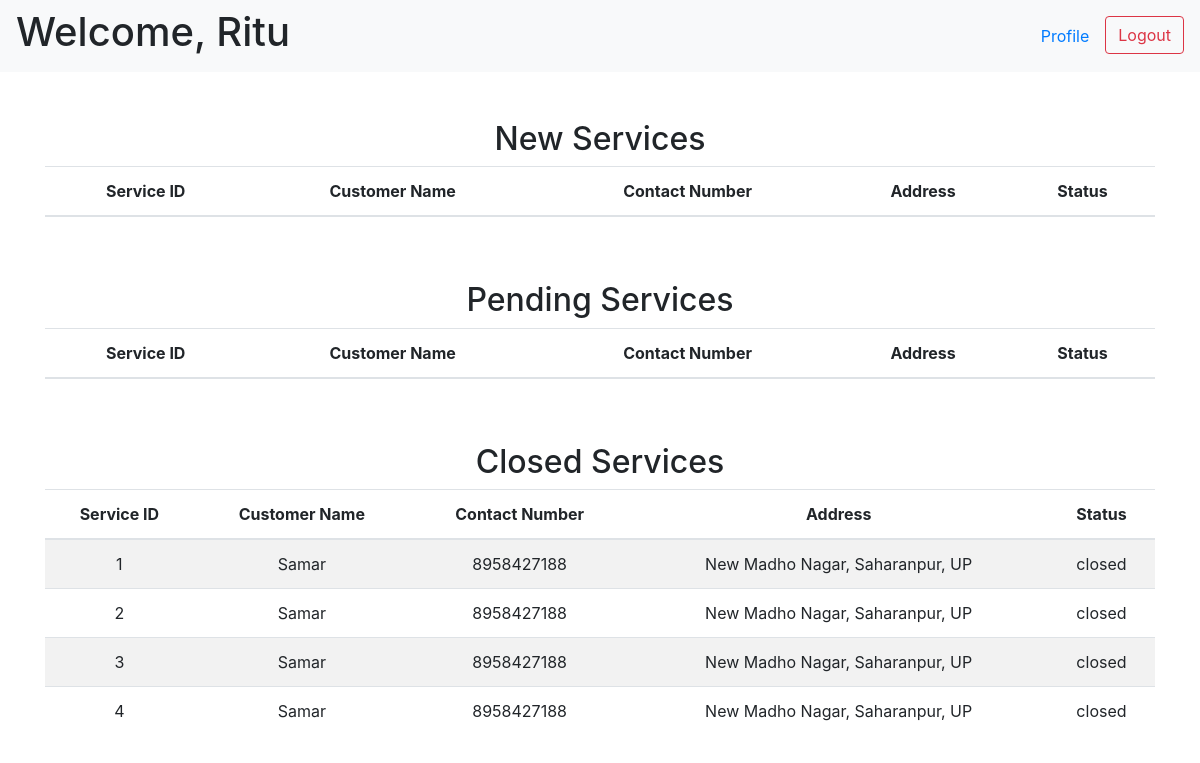
The app's page /professional (signed in) with its own data.
### tables this page shows
CREATE TABLE "professionals" (
    "id" INTEGER,
    "fname" TEXT NOT NULL,
    "lname" TEXT,
    "address" TEXT NOT NULL,
    "pincode" INTEGER NOT NULL,
    "contact_number" TEXT NOT NULL UNIQUE,
    "email" TEXT NOT NULL UNIQUE,
    "password" TEXT NOT NULL,
    "service_id" INTEGER NOT NULL,
    "experience" INTEGER,
    "description" TEXT NOT NULL,
    "date_created" DATETIME DEFAULT CURRENT_TIMESTAMP,
    "rating" REAL DEFAULT 0,
    "status" TEXT CHECK("status" in (NULL, 'active', 'block')) DEFAULT NULL,
    PRIMARY KEY("id"),
    FOREIGN KEY("service_id") REFERENCES "services"("id") ON DELETE CASCADE
);

CREATE TABLE "service_requests" (
    "id" INTEGER,
    "service_id" INTEGER NOT NULL,
    "customer_id" INTEGER NOT NULL,
    "professional_id" INTEGER NOT NULL,
    "date_of_request" DATETIME DEFAULT CURRENT_TIMESTAMP,
    "date_of_completion" DATETIME,
    "status" TEXT DEFAULT 'requested' CHECK("status" in ('requested', 'accepted', 'rejected', 'closed')),
    "rating" INTEGER,
    "remarks" TEXT,
    PRIMARY KEY("id"),
    FOREIGN KEY("service_id") REFERENCES "services"("id") ON DELETE CASCADE,
    FOREIGN KEY("customer_id") REFERENCES "customers"("id") ON DELETE CASCADE,
    FOREIGN KEY("professional_id") REFERENCES "professionals"("id") ON DELETE CASCADE
);

CREATE TABLE "customers" (
    "id" INTEGER,
    "fname" TEXT NOT NULL,
    "lname" TEXT,
    "address" TEXT,
    "pincode" INTEGER,
    "contact_number" TEXT NOT NULL UNIQUE,
    "email" TEXT NOT NULL UNIQUE,
    "password" TEXT NOT NULL,
    "status" TEXT CHECK("status" in ('active', 'block')) DEFAULT 'active',
    PRIMARY KEY("id")
);

### app.py (the view)
@app.route("/professional", methods=["GET", "POST"])
def professional_homepage(service_id=None):
    if request.method == "POST":
        helper.accept_reject_service(action=request.form.get('action'), service_id=request.form.get("service_id"))
        return redirect("/professional")
    if "username" in session and "password" in session:
        professional = helper.fetch_professional(email=session["username"],
                                                password=session["password"])
        if professional and professional['status'] == 'active':
            requests = helper.fetch_service_req(professional_id=professional['id'])
            return render_template("professional.html", professional=professional, requests=requests)
        elif professional and professional['status'] == None:
            flash("Your request to become a professional is pending!", 'pending')
            return redirect(url_for("login"))
        elif professional and professional['status'] == 'block':
            flash("You are currently blocked!", 'error')
            return redirect(url_for("login"))
        else:
            flash("Invalid credentials", 'error')
            return redirect(url_for("login"))
    else:
        flash("Invalid credentials", 'error')
        return redirect(url_for("login"))

### app.py (called while the page is built)
@app.after_request
def add_header(response):
    response.headers['Cache-Control'] = 'no-store, no-cache, must-revalidate, post-check=0, pre-check=0, max-age=0'
    response.headers['Pragma'] = 'no-cache'
    response.headers['Expires'] = '-1'
    return response

### helper.py (called while the page is built)
def get_db():
    connection = sqlite3.connect("database.db")
    connection.execute("PRAGMA foreign_keys = ON")
    connection.row_factory = sqlite3.Row
    return connection

def fetch_professional(email=None, password=None, id=None):
    with get_db() as connection:
        db = connection.cursor()
        if email and password:
            return db.execute("SELECT * FROM professionals WHERE email = ? AND password = ?",
                    (email, password)).fetchone()
        elif id:
            return db.execute("SELECT * FROM professionals WHERE id = ?",
                    (id,)).fetchone()

### templates/professional.html (shortened to what this page needs)
<!DOCTYPE html>
<html lang="en">
<head>
    <link rel="stylesheet" href="https://cdn.jsdelivr.net/npm/bootstrap@4.0.0/dist/css/bootstrap.min.css">
</head>
<body>
    <nav class="navbar navbar-expand-lg navbar-light bg-light">
        <h1>Welcome, {{ professional["fname"] }}</h1>
        <ul class="nav ml-auto">
            <li class="nav-item">
                <a class="nav-link" href="" data-toggle="modal"
                    data-target="#professionalModal{{ professional['id'] }}">Profile</a>
            </li>
            <li>
                <form action="/logout" class="d-inline">
                    <button type="submit" class="btn btn-outline-danger">Logout</button>
                </form>
            </li>
        </ul>
    </nav>
    <div class="container mt-5 text-center">
        <h2>New Services</h2>
        <div class="table-responsive">
            <table class="table table-striped">
                <thead>
                    <tr>
                        <th>Service ID</th>
                        <th>Customer Name</th>
                        <th>Contact Number</th>
                        <th>Address</th>
                        <th>Status</th>
                    </tr>
                </thead>
            </table>
        </div>
    </div>
    <div class="container mt-5 text-center">
        <h2>Pending Services</h2>
        <div class="table-responsive">
            <table class="table table-striped">
                <thead>
                    <tr>
                        <th>Service ID</th>
                        <th>Customer Name</th>
                        <th>Contact Number</th>
                        <th>Address</th>
                        <th>Status</th>
                    </tr>
                </thead>
            </table>
        </div>
    </div>
    <div class="container mt-5 text-center">
        <h2>Closed Services</h2>
        <div class="table-responsive">
            <table class="table table-striped">
                <thead>
                    <tr>
                        <th>Service ID</th>
                        <th>Customer Name</th>
                        <th>Contact Number</th>
                        <th>Address</th>
                        <th>Status</th>
                    </tr>
                </thead>
                <tbody>
                    {% for request in requests %}
                    {% if request['request_status'] == 'closed' or request['request_status'] == 'rejected' %}
                    <tr>
                        <td>{{ request['id'] }}</td>
                        <td>{{ request['customer_fname'] + ' ' + request['customer_lname'] }}</td>
                        <td>{{ request['customer_number'] }}</td>
                        <td>{{ request['customer_address'] }}</td>
                        <td>{{ request['request_status'] }}</td>
                    </tr>
                    {% endif %}
                    {% endfor %}
                </tbody>
            </table>
        </div>
    </div>
</body>
</html>

### records on screen
professionals: fname "Ritu"
service_requests: id "1", lname "Samar", customer_number "8958427188", customer_address "New Madho Nagar, Saharanpur, UP", request_status "closed"
service_requests: id "2", lname "Samar", customer_number "8958427188", customer_address "New Madho Nagar, Saharanpur, UP", request_status "closed"
service_requests: id "3", lname "Samar", customer_number "8958427188", customer_address "New Madho Nagar, Saharanpur, UP", request_status "closed"
service_requests: id "4", lname "Samar", customer_number "8958427188", customer_address "New Madho Nagar, Saharanpur, UP", request_status "closed"
